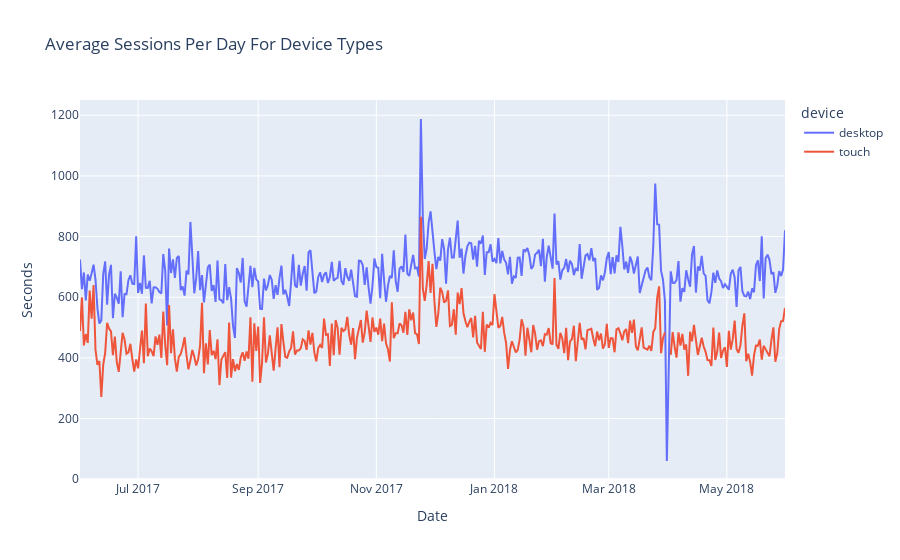

Notebook source saved alongside this figure:
### Code cell
# create a dataset by grouping the dataset 'visits' by 'date' and 'device'
device = visits.groupby(['date', 'device'])['session_duration_sec'].mean().reset_index()
display(device.head())

# create a line plot for the dataset
fig = px.line(device, x='date', y='session_duration_sec',
              color='device',
              title='Average Sessions Per Day For Device Types',
              labels={'date': 'Date', 
                      'session_duration_sec': 'Seconds'})
fig.show()

### Figure 1 — Plotly figure (JSON) as saved in the notebook; plotly's stock layout.template omitted (floating-point values rounded to 4 significant figures; data arrays with more than 128 entries replaced by an {"elided": "..."} marker saying what was removed)
{"data": [{"hovertemplate": "device=desktop<br>Date=%{x}<br>Seconds=%{y}<extra></extra>", "legendgroup": "desktop", "line": {"color": "#636efa", "dash": "solid"}, "marker": {"symbol": "circle"}, "mode": "lines", "name": "desktop", "orientation": "v", "showlegend": true, "type": "scatter", "x": {"elided": "364 str values"}, "xaxis": "x", "y": {"elided": "364 float values"}, "yaxis": "y"}, {"hovertemplate": "device=touch<br>Date=%{x}<br>Seconds=%{y}<extra></extra>", "legendgroup": "touch", "line": {"color": "#EF553B", "dash": "solid"}, "marker": {"symbol": "circle"}, "mode": "lines", "name": "touch", "orientation": "v", "showlegend": true, "type": "scatter", "x": {"elided": "364 str values"}, "xaxis": "x", "y": {"elided": "364 float values"}, "yaxis": "y"}], "layout": {"legend": {"title": {"text": "device"}, "tracegroupgap": 0}, "title": {"text": "Average Sessions Per Day For Device Types"}, "xaxis": {"anchor": "y", "domain": [0, 1], "title": {"text": "Date"}}, "yaxis": {"anchor": "x", "domain": [0, 1], "title": {"text": "Seconds"}}}}
